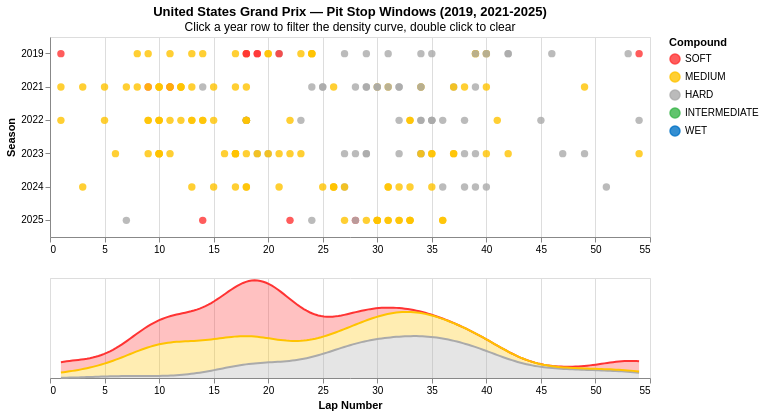

Notebook code cell kept with this figure:
### Markdown cell above
---
## 4 — Pit Stop Windows Over Time (Interactive)

A two-panel chart showing pit stop timing across seasons. The upper strip plot places each individual pit stop as a dot on the lap axis, grouped by year with a unique color per season. The lower panel draws an aggregate kernel density estimate to highlight where stops cluster most heavily. The two panels are linked by a shared selection: clicking a year row in the strip plot grays out the other seasons and redraws the density curve using only that year's stops, letting the reader compare how the preferred pit window has shifted from season to season. Clicking empty space resets to the full aggregate view.

### Code cell
year_list = sorted(pit_stops["year"].unique().tolist())
year_df = pd.DataFrame({"year": year_list})

year_select = alt.selection_point(fields=["year"])

backgrounds = alt.Chart(year_df).mark_rect(opacity=0).encode(
    y=alt.Y("year:N", sort=year_list)
).add_params(
    year_select
).properties(
    width=600,
    height=200
)

dots = alt.Chart(pit_stops).mark_circle(size=55, opacity=0.8).encode(
    x=alt.X("pit_lap:Q", title=""),
    y=alt.Y("year:N", title="Season", sort=year_list),
    color=alt.condition(
        year_select,
        alt.Color("compound_before:N", title="Compound",
                  scale=compound_scale,
                  legend=alt.Legend(orient="right")),
        alt.value("#d9d9d9")
    ),
    tooltip=["year", "driver", "team", "pit_lap",
             "compound_before", "compound_after"]
)

strip = (backgrounds + dots).properties(
    title=alt.TitleParams(
    "United States Grand Prix — Pit Stop Windows (2019, 2021-2025)",
    subtitle="Click a year row to filter the density curve, double click to clear"
),
    width=600,
    height=200
)

density = alt.Chart(pit_stops).transform_filter(
    year_select
).transform_density(
    "pit_lap",
    as_=["pit_lap", "density"],
    groupby=["compound_before"],
    bandwidth=3
).mark_area(
    opacity=0.3,
    line={"strokeWidth": 2}
).encode(
    x=alt.X("pit_lap:Q", title="Lap Number"),
    y=alt.Y("density:Q", title="", axis=None),
    color=alt.Color("compound_before:N", scale=compound_scale, legend=None)
).properties(
    width=600,
    height=100
)

(strip & density).resolve_scale(x="shared")

chart = (strip & density).resolve_scale(x="shared")
chart.save("cota_pit_windows.html")
chart

### Figure 1 — Vega-Lite specification as saved in the notebook (floating-point values rounded to 4 significant figures; data arrays with more than 128 entries replaced by an {"elided": "..."} marker saying what was removed)
{"config": {"view": {"continuousWidth": 300, "continuousHeight": 300}}, "vconcat": [{"layer": [{"data": {"name": "data-7544f736c9430af3845b748637a0bbd6"}, "mark": {"type": "rect", "opacity": 0}, "encoding": {"y": {"field": "year", "sort": ["2019", "2021", "2022", "2023", "2024", "2025"], "type": "nominal"}}, "name": "view_14"}, {"data": {"name": "data-340057e962ae09c953d6d9919f239025"}, "mark": {"type": "circle", "opacity": 0.8, "size": 55}, "encoding": {"color": {"condition": {"param": "param_14", "field": "compound_before", "legend": {"orient": "right"}, "scale": {"domain": ["SOFT", "MEDIUM", "HARD", "INTERMEDIATE", "WET"], "range": ["#FF3333", "#FFC300", "#AAAAAA", "#39B54A", "#0072C6"]}, "title": "Compound", "type": "nominal"}, "value": "#d9d9d9"}, "tooltip": [{"field": "year", "type": "nominal"}, {"field": "driver", "type": "nominal"}, {"field": "team", "type": "nominal"}, {"field": "pit_lap", "type": "quantitative"}, {"field": "compound_before", "type": "nominal"}, {"field": "compound_after", "type": "nominal"}], "x": {"field": "pit_lap", "title": "", "type": "quantitative"}, "y": {"field": "year", "sort": ["2019", "2021", "2022", "2023", "2024", "2025"], "title": "Season", "type": "nominal"}}}], "height": 200, "title": {"text": "United States Grand Prix — Pit Stop Windows (2019, 2021-2025)", "subtitle": "Click a year row to filter the density curve, double click to clear"}, "width": 600}, {"data": {"name": "data-340057e962ae09c953d6d9919f239025"}, "mark": {"type": "area", "line": {"strokeWidth": 2}, "opacity": 0.3}, "encoding": {"color": {"field": "compound_before", "legend": null, "scale": {"domain": ["SOFT", "MEDIUM", "HARD", "INTERMEDIATE", "WET"], "range": ["#FF3333", "#FFC300", "#AAAAAA", "#39B54A", "#0072C6"]}, "type": "nominal"}, "x": {"field": "pit_lap", "title": "Lap Number", "type": "quantitative"}, "y": {"axis": null, "field": "density", "title": "", "type": "quantitative"}}, "height": 100, "transform": [{"filter": {"param": "param_14"}}, {"density": "pit_lap", "bandwidth": 3, "groupby": ["compound_before"], "as": ["pit_lap", "density"]}], "width": 600}], "params": [{"name": "param_14", "select": {"type": "point", "fields": ["year"]}, "views": ["view_14"]}], "resolve": {"scale": {"x": "shared"}}, "$schema": "https://vega.github.io/schema/vega-lite/v5.20.1.json", "datasets": {"data-7544f736c9430af3845b748637a0bbd6": [{"year": "2019"}, {"year": "2021"}, {"year": "2022"}, {"year": "2023"}, {"year": "2024"}, {"year": "2025"}], "data-340057e962ae09c953d6d9919f239025": {"elided": "200 records"}}}
